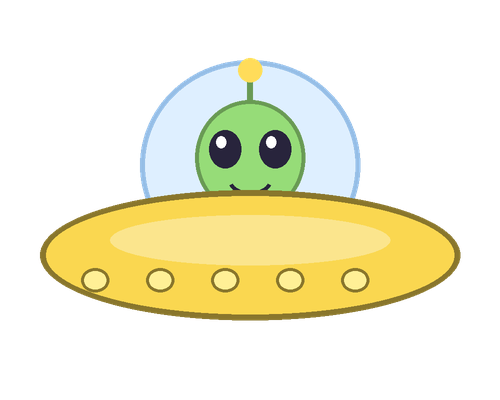
#> input picture gazeplay-games/src/main/resources/data/space/images/Yellow.png, 500 x 400 px, found by its file name
$ python make_potions_images.py ../../gazeplay-games/src/main/resources/data/space/images
#> lines starting #> are read from the running program, lines starting #| are printed output that depends on the picture
"""Draws the images of Magic Potions, "Recettes magiques" since 24/11/2026 (gazeplay-games: data/potions/images), made
for GazePlay Learning in October 2026 to replace images of Freepik, which were not free. Same license as GazePlay
Learning (GPL-3.0-or-later). The ingredients are made by make_magicrecipes_images.py.

python make_potions_images.py <images folder of Magic Potions>
Pillow is required. Biboule (Biboule-Client.png) is taken from biboulejump/biboules/Yellow.png of the same module.
The sizes and the transparent areas are those the game expects (MagicPotions.launch):
- the potions are 150 x 300;
- the mixing pot is 150 x 136, with a transparent opening around (75, 45), where the color of the mix is drawn behind;
- in Biboule-Client.png (670 x 422), the bubble is the ellipse (244, 8) - (666, 236), empty: the game shows the
  ingredients of the recipe in it.
"""
import os
import sys

from PIL import Image, ImageDraw

SCALE = 4  # drawn larger, then reduced: smooth edges
INK = (34, 30, 38, 255)
GLASS = (221, 243, 247, 255)
CORK = (181, 118, 58, 255)
CORK_DARK = (139, 86, 40, 255)

folder = sys.argv[1]


def canvas(width, height, color=(0, 0, 0, 0)):
    image = Image.new('RGBA', (width * SCALE, height * SCALE), color)
    return image, ImageDraw.Draw(image)


def s(*values):
    return [v * SCALE for v in values]


def finish(image, width, height):
    return image.resize((width, height), Image.LANCZOS)


def flask(draw, cx, top, body_r, neck_w, neck_h, liquid, outline=6):
    """A round flask: cork, neck, round body (filled with the liquid, or left transparent if liquid is None)."""
    body_cy = top + 34 + neck_h + body_r
    # Cork and neck
    draw.rounded_rectangle(s(cx - neck_w / 2 - 6, top, cx + neck_w / 2 + 6, top + 34), radius=8 * SCALE,
                           fill=CORK, outline=INK, width=outline * SCALE)
    draw.line(s(cx - neck_w / 2, top + 14, cx + neck_w / 2, top + 14), fill=CORK_DARK, width=3 * SCALE)
    draw.rectangle(s(cx - neck_w / 2, top + 30, cx + neck_w / 2, top + 34 + neck_h + 10), fill=GLASS,
                   outline=INK, width=outline * SCALE)
    # Body
    box = s(cx - body_r, body_cy - body_r, cx + body_r, body_cy + body_r)
    if liquid is None:
        draw.ellipse(box, fill=(0, 0, 0, 0), outline=INK, width=outline * SCALE)
    else:
        draw.ellipse(box, fill=GLASS, outline=INK, width=outline * SCALE)
        inner = body_r - outline
        # The liquid fills the body below a flat surface, a little above its middle
        draw.chord(s(cx - inner, body_cy - inner, cx + inner, body_cy + inner), -17, 197, fill=liquid)
    # Neck over the body, and a light reflection
    draw.rectangle(s(cx - neck_w / 2 + outline, body_cy - body_r - 2, cx + neck_w / 2 - outline,
                     body_cy - body_r + outline + 2), fill=GLASS)
    draw.arc(s(cx - body_r * 0.7, body_cy - body_r * 0.7, cx + body_r * 0.7, body_cy + body_r * 0.7), 205, 245,
             fill=(255, 255, 255, 230), width=7 * SCALE)
    return body_cy


# The three potions
for name, color in (('potionRed', (229, 57, 53, 255)), ('potionYellow', (253, 216, 53, 255)),
                    ('potionBlue', (30, 136, 229, 255))):
    image, draw = canvas(150, 300)
    flask(draw, 75, 14, 66, 40, 92, color)
    finish(image, 150, 300).save(os.path.join(folder, name + '.png'), optimize=True)
#> this loop made 3 passes
#> pass 1, `finish(image, 150, 300).save(os.path.join(folder, name + '.png'), opti..`:
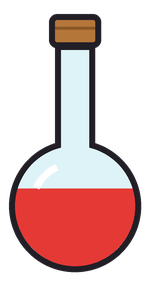
#> saved as potionRed.png: PIL image 150x300 RGBA; mean R, G, B, A 77.8, 49.5, 49, 108.7; transparent parts drawn white
#> after the loop:
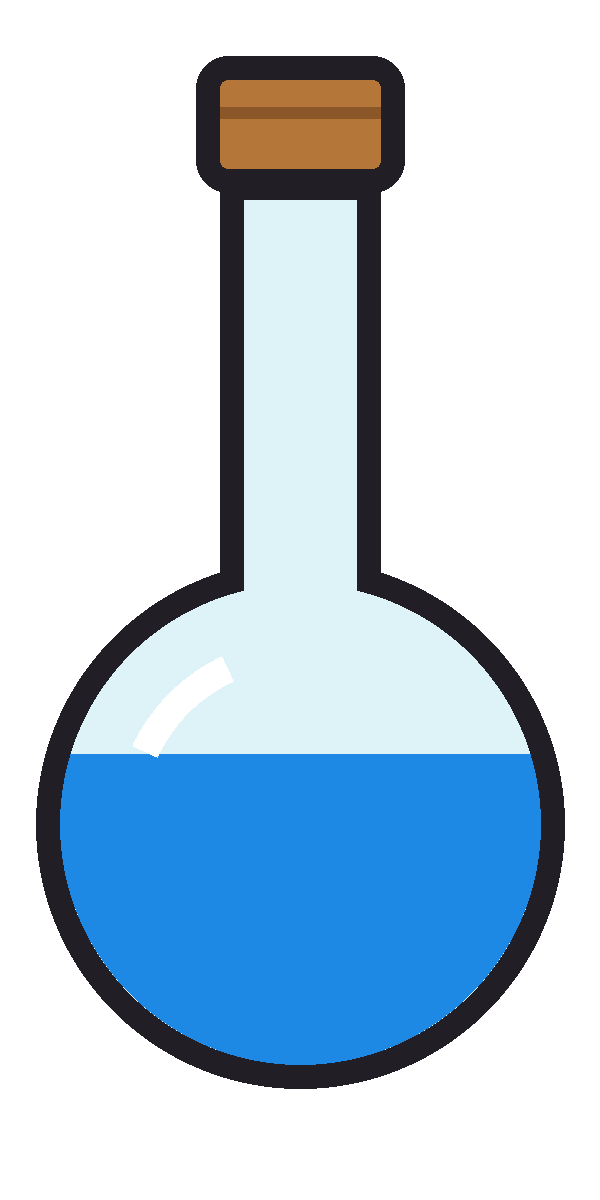
#> image: PIL image 600x1200 RGBA; mean R, G, B, A 43.1, 62.7, 78.9, 108.7; transparent parts drawn white

# The mixing pot: a cauldron whose opening is transparent
image, draw = canvas(150, 136)
#> in canvas (call 4), `image = Image.new('RGBA', (width * SCALE, height * SCALE), color)`: image: PIL image 600x544 RGBA; every value is 0
pot = (74, 64, 88, 255)
draw.ellipse(s(8, 30, 142, 132), fill=pot, outline=INK, width=6 * SCALE)
draw.rectangle(s(20, 96, 34, 130), fill=pot, outline=INK, width=5 * SCALE)
draw.rectangle(s(116, 96, 130, 130), fill=pot, outline=INK, width=5 * SCALE)
draw.ellipse(s(8, 30, 142, 132), fill=pot, outline=INK, width=6 * SCALE)
draw.ellipse(s(2, 14, 148, 70), fill=(106, 92, 122, 255), outline=INK, width=6 * SCALE)
draw.ellipse(s(14, 22, 136, 62), fill=(0, 0, 0, 0), outline=INK, width=4 * SCALE)
draw.arc(s(24, 60, 126, 120), 120, 160, fill=(255, 255, 255, 120), width=6 * SCALE)
finish(image, 150, 136).save(os.path.join(folder, 'mixingPot.png'), optimize=True)
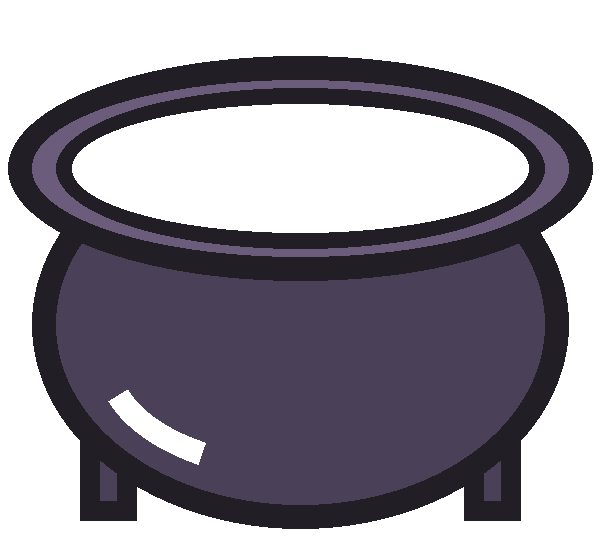
#> image: PIL image 600x544 RGBA; mean R, G, B, A 34.9, 30.6, 40.5, 140.3; transparent parts drawn white

# Biboule asking for a recipe: Biboule of Biboule Jump and an empty speech bubble (ellipse (244, 8) - (666, 236)),
# where the game shows the ingredients ("Recettes magiques", 24/11/2026; there was a flask for the color asked before)
image, draw = canvas(670, 422)
#> in canvas (call 5), `image = Image.new('RGBA', (width * SCALE, height * SCALE), color)`: image: PIL image 2680x1688 RGBA; every value is 0
draw.polygon(s(338, 200, 392, 220, 300, 272), fill=(255, 255, 255, 255), outline=INK, width=6 * SCALE)
draw.ellipse(s(244, 8, 666, 236), fill=(255, 255, 255, 255), outline=INK, width=6 * SCALE)
bubble = finish(image, 670, 422)
#> in finish (call 5), `return image.resize((width, height), Image.LANCZOS)`:
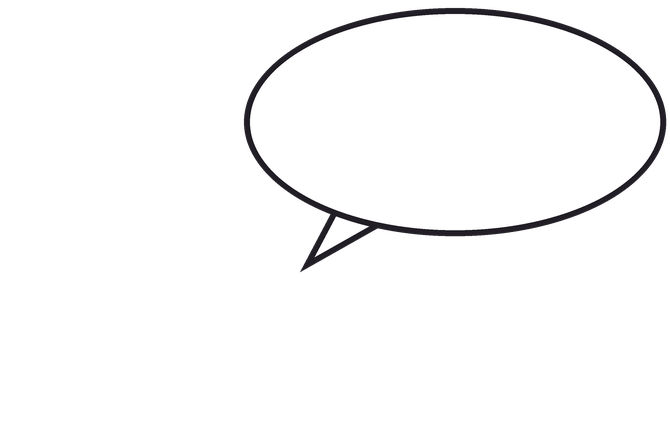
#> returned value: PIL image 670x422 RGBA; mean R, G, B, A 64.4, 64.3, 64.6, 69.7; transparent parts drawn white
biboule = Image.open(os.path.join(folder, '..', '..', 'biboulejump', 'biboules', 'Yellow.png')).convert('RGBA')
#> biboule is the input picture: PIL image 500x400 RGBA; mean R, G, B, A 72.6, 70.6, 45, 78.8
biboule = biboule.crop(biboule.getbbox())
#> biboule: PIL image 426x268 RGBA
biboule = biboule.resize((300, round(300 * biboule.height / biboule.width)), Image.LANCZOS)
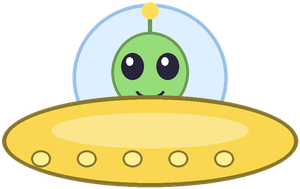
#> biboule: PIL image 300x189 RGBA; mean R, G, B, A 128, 124.8, 79.6, 138.1; transparent parts drawn white
bubble.alpha_composite(biboule, (24, 392 - biboule.height))
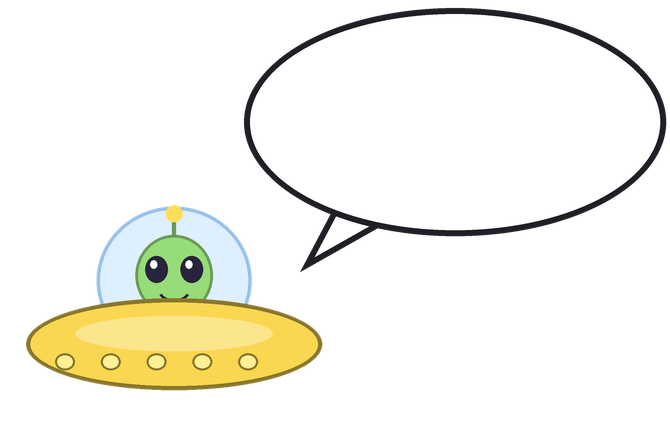
#> bubble: PIL image 670x422 RGBA; mean R, G, B, A 90.1, 89.4, 80.5, 97.4; transparent parts drawn white
bubble.save(os.path.join(folder, 'Biboule-Client.png'), optimize=True)

# The background: a room of a wizard, with a window, shelves and flasks
WIDTH, HEIGHT = 1920, 1080
image, draw = canvas(WIDTH, HEIGHT)
#> in canvas (call 6), `image = Image.new('RGBA', (width * SCALE, height * SCALE), color)`: image: PIL image 7680x4320 RGBA; every value is 0
for y in range(HEIGHT):  # wall, from dark to light violet
    t = y / HEIGHT
    color = (int(66 + 40 * t), int(48 + 30 * t), int(104 + 36 * t), 255)
    draw.rectangle(s(0, y, WIDTH, y + 1), fill=color)
for row in range(0, 820, 70):  # stones of the wall, a little lighter than the wall (no blending on the canvas)
    offset = 0 if (row // 70) % 2 == 0 else 90
    t = (row + 35) / HEIGHT
    stone = (int(66 + 40 * t) + 16, int(48 + 30 * t) + 14, int(104 + 36 * t) + 18, 255)
    for x in range(-offset, WIDTH, 180):
        draw.rounded_rectangle(s(x + 6, row + 6, x + 174, row + 64), radius=12 * SCALE,
                               outline=stone, width=3 * SCALE)
draw.rectangle(s(0, 820, WIDTH, HEIGHT), fill=(92, 64, 51, 255))  # floor
for x in range(0, WIDTH, 160):
    draw.line(s(x, 820, x - 60, HEIGHT), fill=(70, 48, 38, 255), width=4 * SCALE)
draw.rectangle(s(0, 812, WIDTH, 826), fill=(60, 42, 34, 255))
# Window with the night sky and the moon
draw.rounded_rectangle(s(1380, 140, 1700, 520), radius=150 * SCALE, fill=(28, 36, 82, 255),
                       outline=(60, 42, 34, 255), width=18 * SCALE)
draw.ellipse(s(1560, 210, 1640, 290), fill=(255, 236, 160, 255))
for star in ((1450, 260), (1500, 400), (1620, 430), (1440, 470)):
    draw.ellipse(s(star[0] - 5, star[1] - 5, star[0] + 5, star[1] + 5), fill=(255, 255, 255, 220))
draw.line(s(1540, 150, 1540, 512), fill=(60, 42, 34, 255), width=12 * SCALE)
draw.line(s(1390, 330, 1690, 330), fill=(60, 42, 34, 255), width=12 * SCALE)
# Shelves with flasks and books
for shelf_y in (300, 520):
    draw.rectangle(s(140, shelf_y, 760, shelf_y + 22), fill=(139, 94, 60, 255), outline=(60, 42, 34, 255),
                   width=4 * SCALE)
shelf_items = ((190, 300, (229, 57, 53, 255)), (290, 300, (67, 160, 71, 255)), (560, 300, (142, 36, 170, 255)),
               (240, 520, (30, 136, 229, 255)), (650, 520, (253, 216, 53, 255)))
for x, base, color in shelf_items:
    draw.ellipse(s(x - 34, base - 70, x + 34, base - 2), fill=color, outline=INK, width=5 * SCALE)
    draw.rectangle(s(x - 10, base - 104, x + 10, base - 62), fill=GLASS, outline=INK, width=5 * SCALE)
    draw.rectangle(s(x - 13, base - 118, x + 13, base - 100), fill=CORK, outline=INK, width=4 * SCALE)
for i, color in enumerate(((198, 40, 40, 255), (21, 101, 192, 255), (46, 125, 50, 255), (239, 108, 0, 255))):
    x = 380 + i * 34
    draw.rectangle(s(x, 400 - (i % 2) * 14, x + 28, 520), fill=color, outline=INK, width=4 * SCALE)
background = finish(image, WIDTH, HEIGHT).convert('RGB')
#> in finish (call 6), `return image.resize((width, height), Image.LANCZOS)`:
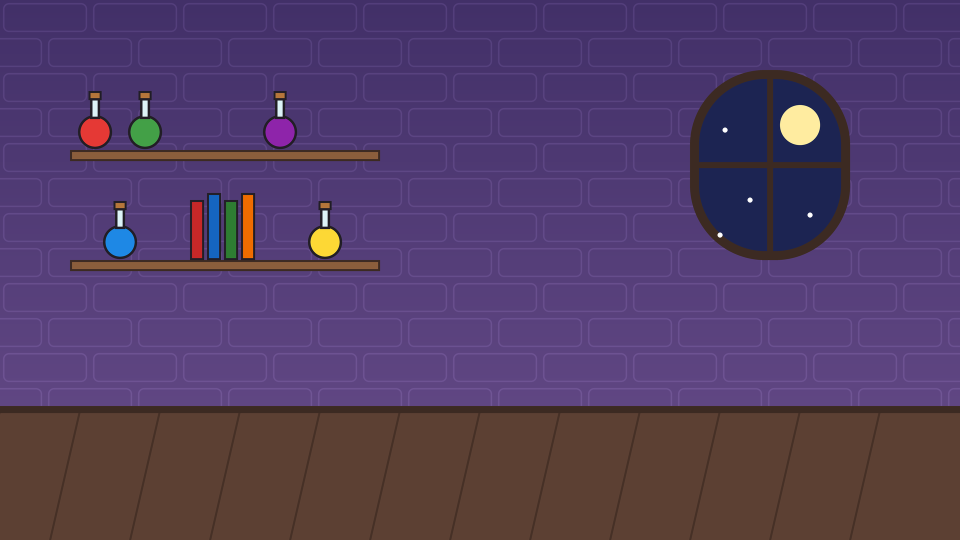
#> returned value: PIL image 1920x1080 RGBA (shown at 1/2 size); mean R, G, B, A 83.4, 61, 98.1, 255; transparent parts drawn white
background.save(os.path.join(folder, 'background-potions.jpg'), quality=90)
print('ok')
